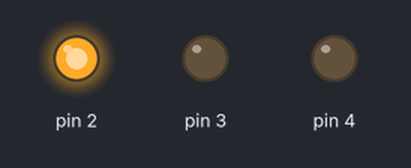
Recording of a sketch running on a simulated Arduino Uno, built with avr-gcc and run on an emulated ATmega328P. Parts: output pins drawn as LEDs (lit = HIGH).

Above: at 2.0 s.
At 4.5 s:
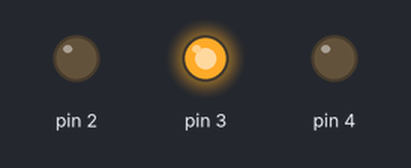
At 7.0 s:
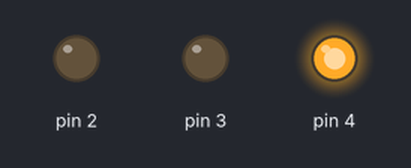
Timing chart, 0 to 11.7 s (numbered marks = the images above):
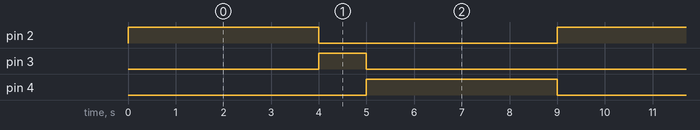

The sketch:

CODE_feux.ino
```cpp
void setup(){
pinMode (2, OUTPUT);
pinMode (3, OUTPUT);
pinMode (4, OUTPUT);

}

void loop(){

  digitalWrite (2,HIGH);
  digitalWrite (3,LOW);
  digitalWrite (4,LOW);

  delay(4000);

  digitalWrite (3,HIGH);
  digitalWrite (2,LOW);
  digitalWrite (4,LOW);


  delay(1000);
  digitalWrite (4,HIGH);
  digitalWrite (2,LOW);
  digitalWrite (3,LOW);

  delay(4000);


}
```

Measured:
- by itself, pin 2, pin 4: alternates HIGH for 4.0 s and LOW for 5.0 s
- by itself, pin 3: alternates HIGH for 1.0 s and LOW for 8.0 s
- by itself, everything shown: repeats every 9.0 s, in 3 steps
